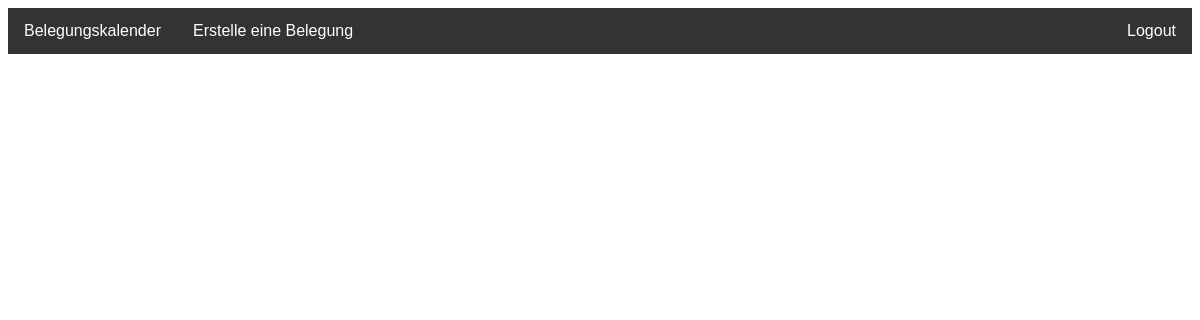
Before: /sauna_occupancies/occupancy/list/2019/1/8/ (signed in) with the older database file.
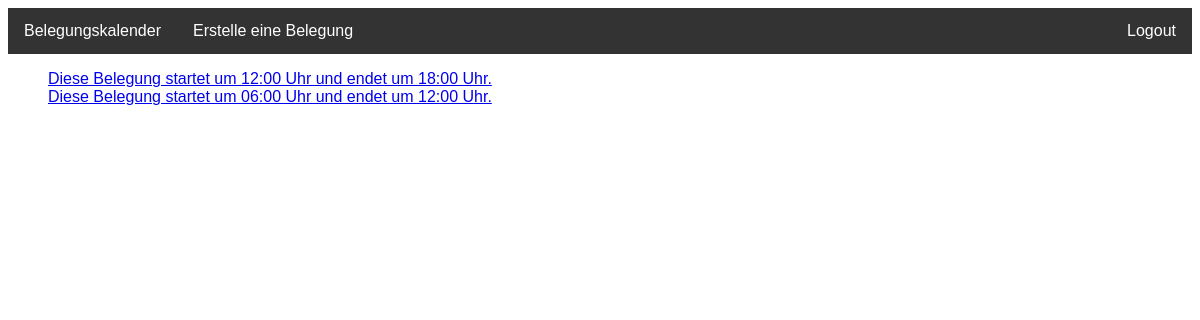
After: the same page with the newer database file.
### sauna_occupancies/models.py (models this page shows)
class Occupancy(models.Model):
    start = models.DateTimeField(default=timezone.now)
    end = models.DateTimeField(blank=True,
                               null=True)
    user = models.ManyToManyField(User,
                                  verbose_name='User',
                                  blank=True)
    notes = models.TextField(blank=True)
    def __str__(self):
        return 'Diese Belegung startet um {} Uhr und endet um {} Uhr.'.format(
            self.start.strftime('%H:%M'),
            self.end.strftime('%H:%M'))

### sauna_occupancies/views.py (the view)
# urls.py: path('occupancy/list/<int:year>/<int:month>/<int:day>/', views.occupancy_list, name='occupancy_list'),
@login_required(login_url='/sauna_occupancies/login/')
def occupancy_list(request, year, month, day):
    occupancies = Occupancy.objects.filter(start__year=year, start__month=month, start__day=day)
    return render(request, 'occupancy_list.html', {'occupancies': occupancies})

### sauna_occupancies/templates/occupancy_list.html
{% extends 'base.html' %}
{% block content %}
<div>
    <ul>
        {% for occupancy in occupancies %}
            <li><a href="{% url 'change_occupancy' occupancy.id %}">{{ occupancy }}</a></li>
        {% endfor %}
    </ul>
</div>
{% endblock %}

### sauna_occupancies/templates/base.html (shortened to what this page needs)
<!DOCTYPE html>
<html>
<head>
    {% load static %}
    <link rel="stylesheet" type="text/css" href="{% static 'sauna_occupancies/style.css' %}">
</head>
<body>
    <ul class="topnav">
      <li><a href="{% url 'index' %}">Belegungskalender</a></li>
      <li><a href="{% url 'create_occupancy' %}">Erstelle eine Belegung</a></li>
      <li class="right"><a href="{% url 'logout' %}">Logout</a></li>
    </ul>
    <main>
        {% block content %}
        {% endblock %}
    </main>
</body>
</html>

### sauna_occupancies/static/sauna_occupancies/style.css (style rules this page uses)
ul { list-style-type: none; }
body { font-family: Verdana, sans-serif; }
ul.topnav { list-style-type: none; margin: 0; padding: 0; overflow: hidden; background-color: #333; }
ul.topnav li { float: left; }
ul.topnav li a { display: block; color: white; text-align: center; padding: 14px 16px; text-decoration: none; }
ul.topnav li.right { float: right; }

Changed rows visible on the page:
added Occupancy: start+end "Diese Belegung startet um 12:00 Uhr und endet um 18:00 Uhr."
added Occupancy: start+end "Diese Belegung startet um 06:00 Uhr und endet um 12:00 Uhr."
